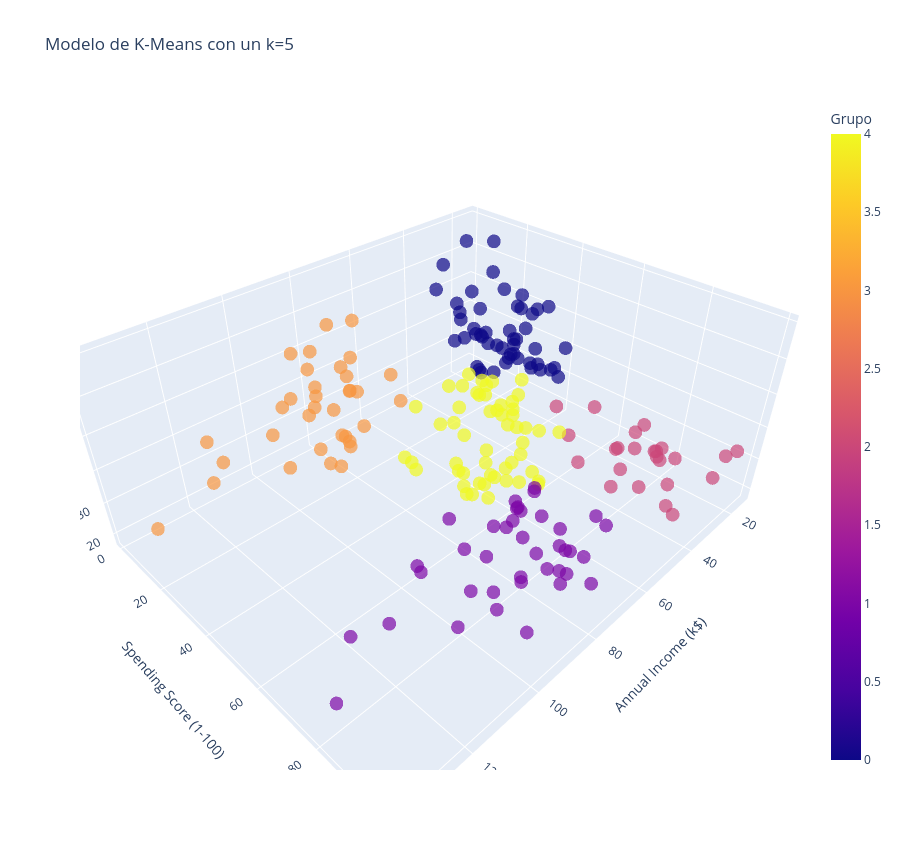

The cell this chart's notebook holds for it:
### Code cell
# Crear un modelo 3D de los datos agrupados

Grafica_3D = px.scatter_3d(df, x='Annual Income (k$)', y='Spending Score (1-100)', z='Age', color='Grupo', symbol='Grupo', symbol_map={0: 'circle', 1: 'circle', 2: 'circle', 3: 'circle', 4: 'circle', 5: 'circle'}, opacity=0.7, width=900, height=850, title=f'Modelo de K-Means con un k={5}', labels={'label': 'Cluster'}, color_discrete_map={})
Grafica_3D.update_layout(showlegend=False)

### Figure 1 — Plotly figure (JSON) as saved in the notebook; plotly's stock layout.template omitted (floating-point values rounded to 4 significant figures)
{"data": [{"hovertemplate": "Grupo=%{marker.color}<br>Annual Income (k$)=%{x}<br>Spending Score (1-100)=%{y}<br>Age=%{z}<extra></extra>", "legendgroup": "2", "marker": {"color": [2, 2, 2, 2, 2, 2, 2, 2, 2, 2, 2, 2, 2, 2, 2, 2, 2, 2, 2, 2, 2, 2, 2, 2], "coloraxis": "coloraxis", "opacity": 0.7, "symbol": "circle"}, "mode": "markers", "name": "2", "scene": "scene", "showlegend": true, "type": "scatter3d", "x": [15, 15, 16, 17, 18, 19, 19, 20, 20, 21, 23, 24, 25, 28, 28, 29, 30, 33, 33, 34, 37, 38, 39, 39], "y": [39, 81, 77, 76, 94, 72, 99, 77, 79, 66, 98, 73, 73, 82, 61, 87, 73, 92, 81, 73, 75, 92, 61, 65], "z": [19, 21, 23, 22, 23, 30, 35, 24, 22, 20, 35, 25, 31, 29, 35, 23, 21, 18, 21, 30, 20, 24, 31, 24]}, {"hovertemplate": "Grupo=%{marker.color}<br>Annual Income (k$)=%{x}<br>Spending Score (1-100)=%{y}<br>Age=%{z}<extra></extra>", "legendgroup": "0", "marker": {"color": [0, 0, 0, 0, 0, 0, 0, 0, 0, 0, 0, 0, 0, 0, 0, 0, 0, 0, 0, 0, 0, 0, 0, 0, 0, 0, 0, 0, 0, 0, 0, 0, 0, 0, 0, 0, 0, 0, 0, 0, 0, 0, 0, 0, 0, 0, 0, 0, 0, 0], "coloraxis": "coloraxis", "opacity": 0.7, "symbol": "circle"}, "mode": "markers", "name": "0", "scene": "scene", "showlegend": true, "type": "scatter3d", "x": [16, 17, 18, 19, 19, 20, 20, 21, 23, 24, 25, 28, 28, 29, 30, 33, 33, 34, 37, 38, 39, 39, 40, 42, 43, 43, 43, 44, 44, 46, 46, 47, 47, 48, 48, 49, 49, 50, 50, 54, 54, 54, 54, 59, 62, 63, 63, 63, 63, 65], "y": [6, 40, 6, 3, 14, 15, 13, 35, 29, 35, 5, 14, 32, 31, 4, 4, 14, 17, 26, 35, 36, 28, 55, 52, 60, 45, 41, 50, 46, 46, 56, 52, 59, 51, 48, 55, 42, 49, 56, 47, 42, 51, 41, 55, 59, 50, 43, 48, 52, 43], "z": [20, 31, 35, 64, 67, 58, 37, 35, 52, 35, 46, 54, 45, 40, 60, 53, 49, 42, 36, 65, 48, 49, 50, 49, 59, 50, 47, 51, 69, 53, 70, 67, 54, 63, 68, 70, 47, 60, 60, 59, 49, 57, 67, 68, 67, 66, 68, 66, 65, 63]}, {"hovertemplate": "Grupo=%{marker.color}<br>Annual Income (k$)=%{x}<br>Spending Score (1-100)=%{y}<br>Age=%{z}<extra></extra>", "legendgroup": "4", "marker": {"color": [4, 4, 4, 4, 4, 4, 4, 4, 4, 4, 4, 4, 4, 4, 4, 4, 4, 4, 4, 4, 4, 4, 4, 4, 4, 4, 4, 4, 4, 4, 4, 4, 4, 4, 4, 4, 4, 4, 4, 4, 4, 4, 4, 4, 4, 4, 4, 4, 4, 4, 4, 4, 4], "coloraxis": "coloraxis", "opacity": 0.7, "symbol": "circle"}, "mode": "markers", "name": "4", "scene": "scene", "showlegend": true, "type": "scatter3d", "x": [40, 40, 40, 42, 43, 46, 46, 48, 48, 48, 48, 54, 54, 54, 54, 54, 54, 54, 54, 57, 57, 58, 58, 59, 60, 60, 60, 60, 60, 60, 61, 61, 62, 62, 62, 62, 62, 63, 63, 64, 64, 65, 65, 65, 67, 67, 67, 67, 69, 70, 71, 72, 76], "y": [47, 42, 42, 60, 54, 51, 55, 59, 50, 59, 47, 54, 53, 48, 52, 55, 44, 57, 46, 58, 55, 60, 46, 41, 49, 40, 42, 52, 47, 50, 42, 49, 41, 48, 55, 56, 42, 46, 54, 42, 46, 48, 50, 59, 43, 57, 56, 40, 58, 29, 35, 34, 40], "z": [27, 29, 31, 33, 31, 27, 19, 18, 43, 19, 32, 26, 45, 40, 23, 38, 46, 21, 48, 55, 22, 34, 50, 18, 48, 40, 32, 24, 47, 27, 48, 20, 23, 49, 26, 49, 21, 54, 19, 38, 19, 18, 19, 49, 51, 50, 27, 38, 40, 23, 43, 25, 28]}, {"hovertemplate": "Grupo=%{marker.color}<br>Annual Income (k$)=%{x}<br>Spending Score (1-100)=%{y}<br>Age=%{z}<extra></extra>", "legendgroup": "1", "marker": {"color": [1, 1, 1, 1, 1, 1, 1, 1, 1, 1, 1, 1, 1, 1, 1, 1, 1, 1, 1, 1, 1, 1, 1, 1, 1, 1, 1, 1, 1, 1, 1, 1, 1, 1, 1, 1, 1, 1, 1], "coloraxis": "coloraxis", "opacity": 0.7, "symbol": "circle"}, "mode": "markers", "name": "1", "scene": "scene", "showlegend": true, "type": "scatter3d", "x": [69, 70, 71, 71, 71, 72, 73, 73, 74, 75, 76, 77, 77, 78, 78, 78, 78, 78, 78, 79, 81, 85, 86, 87, 87, 87, 88, 88, 93, 97, 98, 99, 101, 103, 103, 113, 120, 126, 137], "y": [91, 77, 95, 75, 75, 71, 88, 73, 72, 93, 87, 97, 74, 90, 88, 76, 89, 78, 73, 83, 93, 75, 95, 63, 75, 92, 86, 69, 90, 86, 88, 97, 68, 85, 69, 91, 79, 74, 83], "z": [39, 31, 40, 38, 39, 31, 29, 32, 35, 32, 32, 28, 32, 34, 39, 38, 27, 30, 30, 29, 31, 36, 33, 32, 28, 36, 30, 27, 35, 32, 29, 30, 28, 36, 32, 38, 35, 32, 30]}, {"hovertemplate": "Grupo=%{marker.color}<br>Annual Income (k$)=%{x}<br>Spending Score (1-100)=%{y}<br>Age=%{z}<extra></extra>", "legendgroup": "3", "marker": {"color": [3, 3, 3, 3, 3, 3, 3, 3, 3, 3, 3, 3, 3, 3, 3, 3, 3, 3, 3, 3, 3, 3, 3, 3, 3, 3, 3, 3, 3, 3, 3, 3, 3, 3], "coloraxis": "coloraxis", "opacity": 0.7, "symbol": "circle"}, "mode": "markers", "name": "3", "scene": "scene", "showlegend": true, "type": "scatter3d", "x": [71, 71, 73, 73, 74, 75, 77, 77, 78, 78, 78, 78, 78, 78, 79, 81, 85, 86, 87, 87, 87, 88, 88, 93, 97, 98, 99, 101, 103, 103, 113, 120, 126, 137], "y": [11, 9, 5, 7, 10, 5, 12, 36, 22, 17, 20, 16, 1, 1, 35, 5, 26, 20, 27, 13, 10, 13, 15, 14, 32, 15, 39, 24, 17, 23, 8, 16, 28, 18], "z": [59, 47, 20, 44, 19, 57, 25, 48, 34, 43, 44, 47, 37, 34, 56, 19, 50, 42, 36, 40, 36, 52, 58, 59, 37, 46, 41, 54, 41, 34, 33, 47, 45, 32]}], "layout": {"coloraxis": {"colorbar": {"title": {"text": "Grupo"}}, "colorscale": [[0, "#0d0887"], [0.1111, "#46039f"], [0.2222, "#7201a8"], [0.3333, "#9c179e"], [0.4444, "#bd3786"], [0.5556, "#d8576b"], [0.6667, "#ed7953"], [0.7778, "#fb9f3a"], [0.8889, "#fdca26"], [1, "#f0f921"]]}, "height": 850, "legend": {"title": {"text": "Grupo"}, "tracegroupgap": 0}, "scene": {"aspectmode": "auto", "aspectratio": {"x": 1.429, "y": 1.148, "z": 0.6093}, "domain": {"x": [0, 1], "y": [0, 1]}, "xaxis": {"title": {"text": "Annual Income (k$)"}, "type": "linear"}, "yaxis": {"title": {"text": "Spending Score (1-100)"}, "type": "linear"}, "zaxis": {"title": {"text": "Age"}, "type": "linear"}}, "showlegend": false, "title": {"text": "Modelo de K-Means con un k=5"}, "width": 900}}
